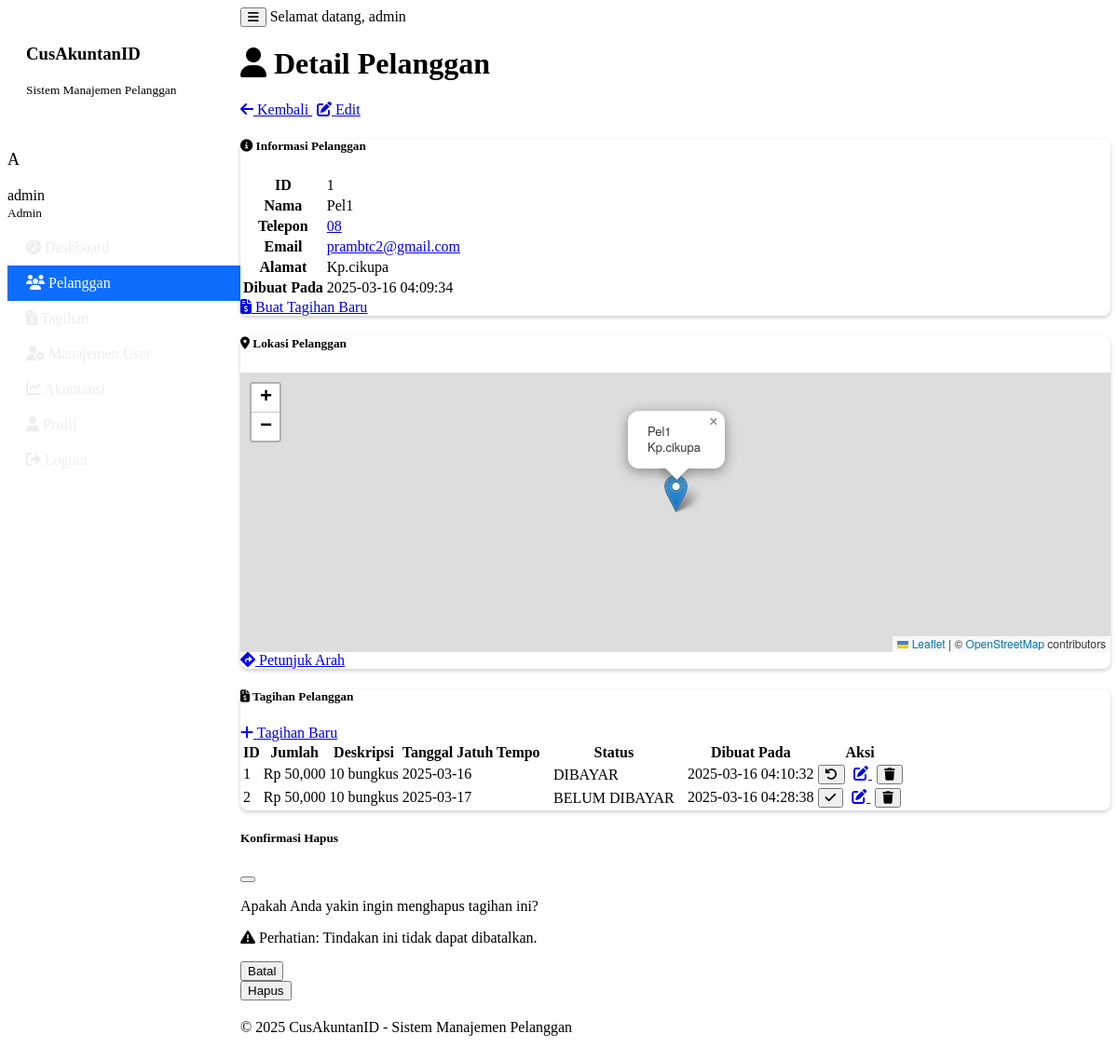
Page /pelanggan/1 (signed in) on the committed database.
### tables this page shows
CREATE TABLE pelanggan (
            id INTEGER PRIMARY KEY,
            nama TEXT NOT NULL,
            telepon TEXT,
            email TEXT,
            alamat TEXT,
            latitude REAL,
            longitude REAL,
            dibuat_pada TEXT,
            user_id INTEGER
        );

CREATE TABLE tagihan (
            id INTEGER PRIMARY KEY,
            pelanggan_id INTEGER,
            jumlah REAL NOT NULL,
            deskripsi TEXT,
            tanggal_jatuh_tempo TEXT,
            status_pembayaran TEXT DEFAULT 'BELUM DIBAYAR',
            dibuat_pada TEXT,
            FOREIGN KEY (pelanggan_id) REFERENCES pelanggan (id)
        );

### main.py (the view)
    def decorated_function(*args, **kwargs):
        if 'user' not in session:
            flash('Anda perlu login terlebih dahulu.', 'warning')
            return redirect(url_for('login'))
        return f(*args, **kwargs)

### main.py (called while the page is built)
@app.context_processor
def inject_now():
    return {'now': datetime.datetime.now()}

def login_required(f):
    def decorated_function(*args, **kwargs):
        if 'user' not in session:
            flash('Anda perlu login terlebih dahulu.', 'warning')
            return redirect(url_for('login'))
        return f(*args, **kwargs)
    decorated_function.__name__ = f.__name__
    return decorated_function

    def get_connection(self):
        return sqlite3.connect(self.db_path)

    def dapatkan_pelanggan(self, pelanggan_id):
        conn = self.get_connection()
        cursor = conn.cursor()
        cursor.execute("SELECT * FROM pelanggan WHERE id = ?", (pelanggan_id,))
        hasil = cursor.fetchone()
        conn.close()
        return hasil

    def dapatkan_tagihan_pelanggan(self, pelanggan_id):
        conn = self.get_connection()
        cursor = conn.cursor()
        cursor.execute("SELECT * FROM tagihan WHERE pelanggan_id = ? ORDER BY tanggal_jatuh_tempo", (pelanggan_id,))
        hasil = cursor.fetchall()
        conn.close()
        return hasil

### templates/pelanggan_detail.html (shortened to what this page needs)
{% extends "base.html" %}
{% block head %}
    <link rel="stylesheet" href="https://unpkg.com/leaflet@1.9.3/dist/leaflet.css" />
{% endblock %}
{% block content %}
<div class="container">
    <div class="d-flex justify-content-between align-items-center mb-4">
        <h1><i class="fas fa-user me-2"></i> Detail Pelanggan</h1>
        <div>
            <a href="{{ url_for('pelanggan_list') }}" class="btn btn-secondary me-2">
                <i class="fas fa-arrow-left me-2"></i> Kembali
            </a>
            <a href="{{ url_for('edit_pelanggan', pelanggan_id=pelanggan.id) }}" class="btn btn-primary">
                <i class="fas fa-edit me-2"></i> Edit
            </a>
        </div>
    </div>
    <div class="row">
        <div class="col-md-6 mb-4">
            <div class="card h-100">
                <div class="card-header bg-primary text-white">
                    <h5 class="mb-0"><i class="fas fa-info-circle me-2"></i> Informasi Pelanggan</h5>
                </div>
                <div class="card-body">
                    <table class="table">
                        <tr>
                            <th style="width: 30%">ID</th>
                            <td>{{ pelanggan.id }}</td>
                        </tr>
                        <tr>
                            <th>Nama</th>
                            <td>{{ pelanggan.nama }}</td>
                        </tr>
                        <tr>
                            <th>Telepon</th>
                            <td>
                                {% if pelanggan.telepon %}
                                    <a href="tel:{{ pelanggan.telepon }}">{{ pelanggan.telepon }}</a>
                                {% else %}
                                    -
                                {% endif %}
                            </td>
                        </tr>
                        <tr>
                            <th>Email</th>
                            <td>
                                {% if pelanggan.email %}
                                    <a href="mailto:{{ pelanggan.email }}">{{ pelanggan.email }}</a>
                                {% else %}
                                    -
                                {% endif %}
                            </td>
                        </tr>
                        <tr>
                            <th>Alamat</th>
                            <td>{{ pelanggan.alamat or '-' }}</td>
                        </tr>
                        <tr>
                            <th>Dibuat Pada</th>
                            <td>{{ pelanggan.dibuat_pada }}</td>
                        </tr>
                    </table>
                    <div class="d-grid gap-2 mt-3">
                        <a href="{{ url_for('tambah_tagihan') }}?pelanggan_id={{ pelanggan.id }}" class="btn btn-success">
                            <i class="fas fa-file-invoice-dollar me-2"></i> Buat Tagihan Baru
                        </a>
                    </div>
                </div>
            </div>
        </div>
        <div class="col-md-6 mb-4">
            <div class="card h-100">
                <div class="card-header bg-info text-white">
                    <h5 class="mb-0"><i class="fas fa-map-marker-alt me-2"></i> Lokasi Pelanggan</h5>
                </div>
                <div class="card-body">
                    {% if pelanggan.latitude != 0 and pelanggan.longitude != 0 %}
                        <div id="map" style="height: 300px;"></div>
                        <div class="mt-3 text-center">
                            <a href="https://www.google.com/maps/dir/?api=1&destination={{ pelanggan.latitude }},{{ pelanggan.longitude }}"
                               class="btn btn-outline-primary" target="_blank">
                                <i class="fas fa-directions me-2"></i> Petunjuk Arah
                            </a>
                        </div>
                    {% endif %}
                </div>
            </div>
        </div>
    </div>
    <div class="card mb-4">
        <div class="card-header bg-dark text-white">
            <div class="d-flex justify-content-between align-items-center">
                <h5 class="mb-0"><i class="fas fa-file-invoice-dollar me-2"></i> Tagihan Pelanggan</h5>
                <a href="{{ url_for('tambah_tagihan') }}?pelanggan_id={{ pelanggan.id }}" class="btn btn-sm btn-success">
                    <i class="fas fa-plus me-2"></i> Tagihan Baru
                </a>
            </div>
        </div>
        <div class="card-body">
            {% if tagihan %}
                <div class="table-responsive">
                    <table class="table table-striped table-hover">
                        <thead>
                            <tr>
                                <th>ID</th>
                                <th>Jumlah</th>
                                <th>Deskripsi</th>
                                <th>Tanggal Jatuh Tempo</th>
                                <th>Status</th>
                                <th>Dibuat Pada</th>
                                <th>Aksi</th>
                            </tr>
                        </thead>
                        <tbody>
                            {% for t in tagihan %}
                            <tr>
                                <td>{{ t[0] }}</td>
                                <td>Rp {{ "{:,.0f}".format(t[2]) }}</td>
                                <td>{{ t[3] or '-' }}</td>
                                <td>{{ t[4] }}</td>
                                <td>
                                    <span class="badge bg-{{ 'success' if t[5] == 'DIBAYAR' else 'danger' }}">
                                        {{ t[5] }}
                                    </span>
                                </td>
                                <td>{{ t[6] }}</td>
                                <td>
                                    <div class="btn-group">
                                        <button type="button" class="btn btn-sm btn-{{ 'success' if t[5] == 'BELUM DIBAYAR' else 'warning' }} status-btn"
                                                data-id="{{ t[0] }}"
                                                data-status="{{ t[5] }}"
                                                title="{{ 'Tandai Dibayar' if t[5] == 'BELUM DIBAYAR' else 'Tandai Belum Dibayar' }}">
                                            <i class="fas {{ 'fa-check' if t[5] == 'BELUM DIBAYAR' else 'fa-undo' }}"></i>
                                        </button>
                                        <a href="{{ url_for('edit_tagihan', tagihan_id=t[0]) }}" class="btn btn-sm btn-primary" title="Edit">
                                            <i class="fas fa-edit"></i>
                                        </a>
                                        <button type="button" class="btn btn-sm btn-danger delete-tagihan-btn"
                                                data-bs-toggle="modal"
                                                data-bs-target="#deleteTagihanModal"
                                                data-id="{{ t[0] }}"
                                                title="Hapus">
                                            <i class="fas fa-trash"></i>
                                        </button>
                                    </div>
                                </td>
                            </tr>
                            {% endfor %}
                        </tbody>
                    </table>
                </div>
            {% else %}
                <div class="alert alert-info">
                    <i class="fas fa-info-circle me-2"></i> Pelanggan ini belum memiliki tagihan.
                    <a href="{{ url_for('tambah_tagihan') }}?pelanggan_id={{ pelanggan.id }}" class="alert-link">Buat tagihan baru sekarang</a>.
                </div>
            {% endif %}
        </div>
    </div>
</div>
<div class="modal fade" id="deleteTagihanModal" tabindex="-1" aria-labelledby="deleteTagihanModalLabel" aria-hidden="true">
    <div class="modal-dialog">
        <div class="modal-content">
            <div class="modal-header bg-danger text-white">
                <h5 class="modal-title" id="deleteTagihanModalLabel">Konfirmasi Hapus</h5>
                <button type="button" class="btn-close" data-bs-dismiss="modal" aria-label="Close"></button>
            </div>
            <div class="modal-body">
                <p>Apakah Anda yakin ingin menghapus tagihan ini?</p>
                <p class="text-danger">
                    <i class="fas fa-exclamation-triangle me-2"></i>
                    Perhatian: Tindakan ini tidak dapat dibatalkan.
                </p>
            </div>
            <div class="modal-footer">
                <button type="button" class="btn btn-secondary" data-bs-dismiss="modal">Batal</button>
                <form id="deleteTagihanForm" method="POST">
                    <button type="submit" class="btn btn-danger">Hapus</button>
                </form>
            </div>
        </div>
    </div>
</div>
{% endblock %}

### static/css/style.css (style rules this page uses)
.card { margin-bottom: 20px; border-radius: 0.5rem; box-shadow: 0 0.125rem 0.25rem rgba(0, 0, 0, 0.2); }
.card-header { border-top-left-radius: 0.5rem !important; border-top-right-radius: 0.5rem !important; }
.btn + .btn { margin-left: 5px; }
.table th, .table td { vertical-align: middle; }
.badge.bg-success, .badge.bg-danger, .badge.bg-info, .badge.bg-warning { font-weight: 500; padding: 0.35em 0.65em; }

### rows in the picture
pelanggan: id "1", nama "Pel1", telepon "08", email "prambtc2@gmail.com", alamat "Kp.cikupa", dibuat_pada "2025-03-16 04:09:34"
tagihan: id "1", jumlah "50,000", deskripsi "10 bungkus", tanggal_jatuh_tempo "2025-03-16", status_pembayaran "DIBAYAR", dibuat_pada "2025-03-16 04:10:32"
tagihan: id "2", jumlah "50,000", deskripsi "10 bungkus", tanggal_jatuh_tempo "2025-03-17", status_pembayaran "BELUM DIBAYAR", dibuat_pada "2025-03-16 04:28:38"

### other values in the picture
{{ session.user.username[0].upper() }} "A"
{{ session.user.nama_lengkap or session.user.username }} "admin"
{{ 'Admin' if session.user.level == 'admin' else 'User' }} "Admin"
